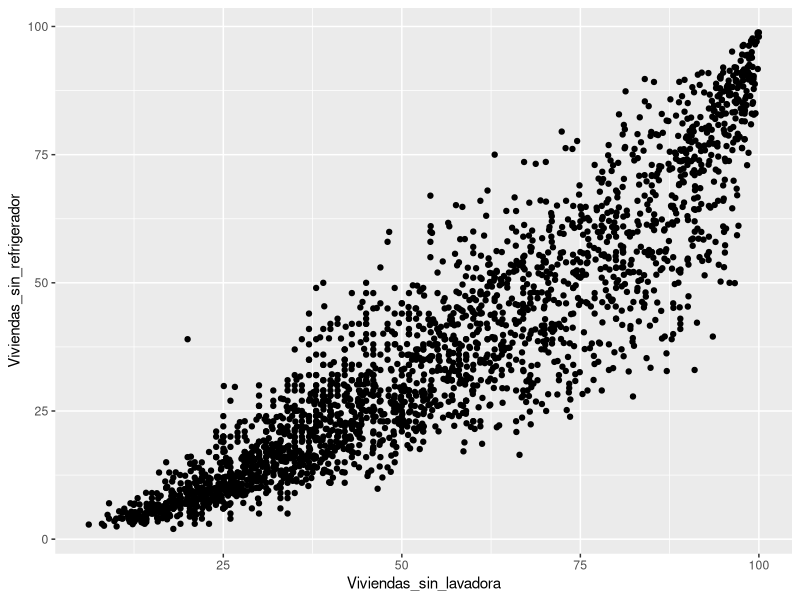
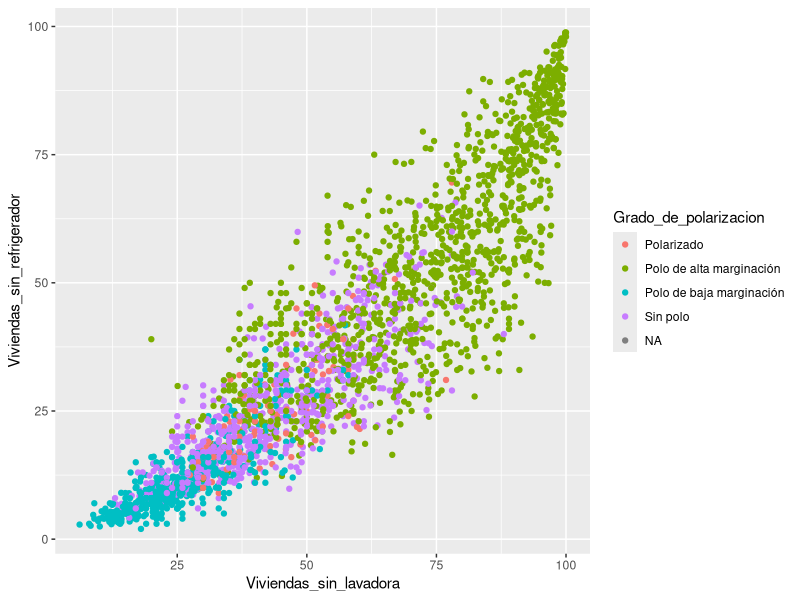
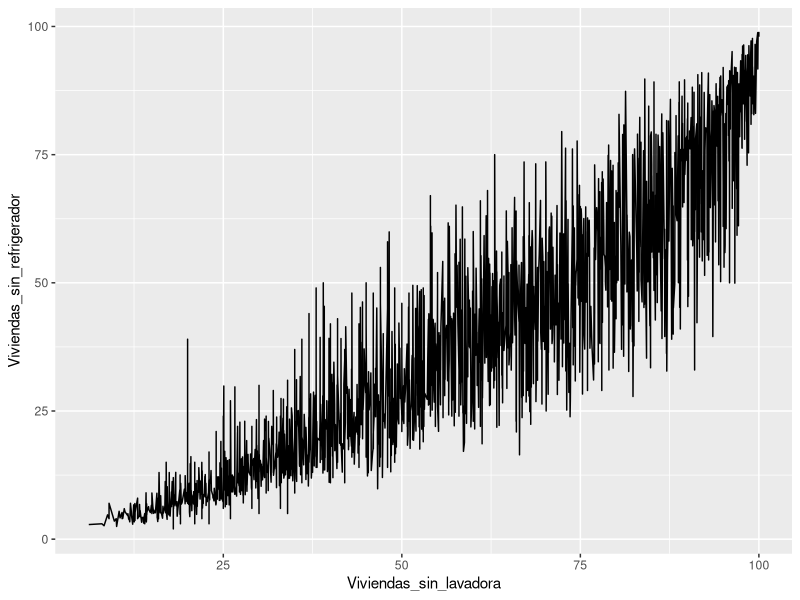
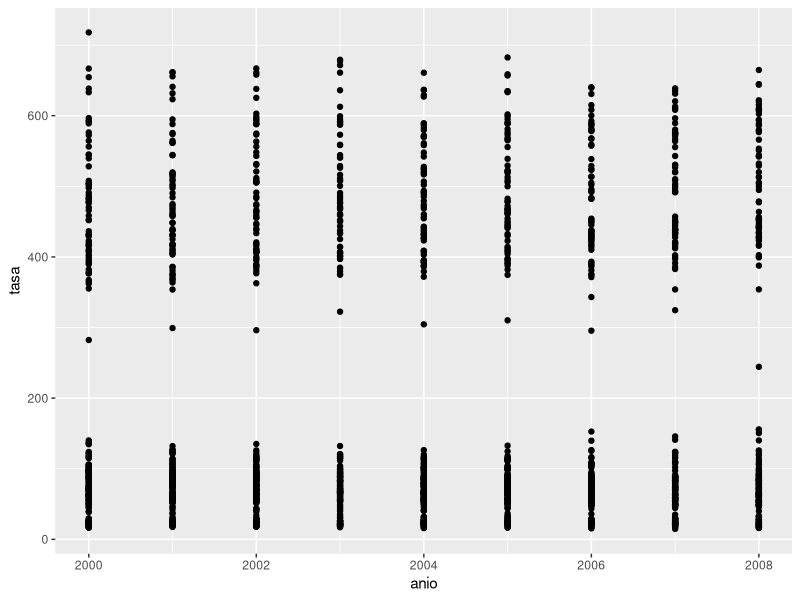
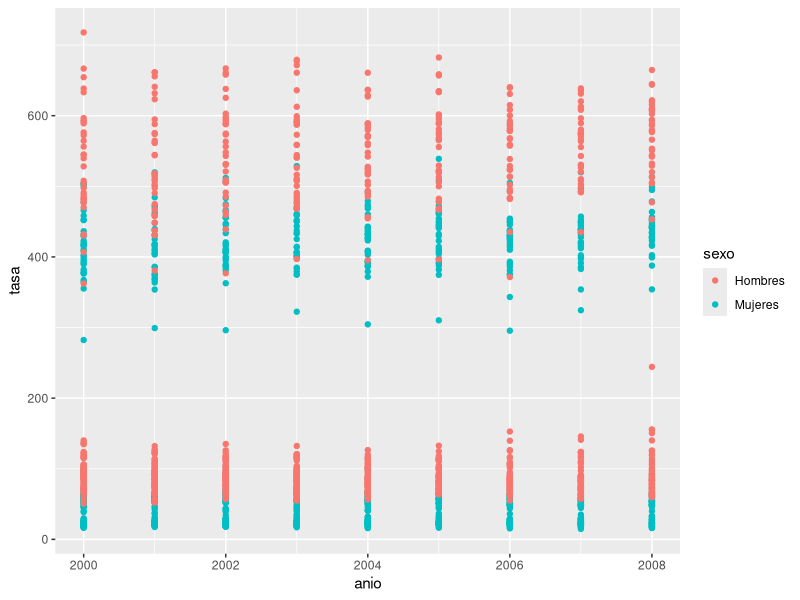
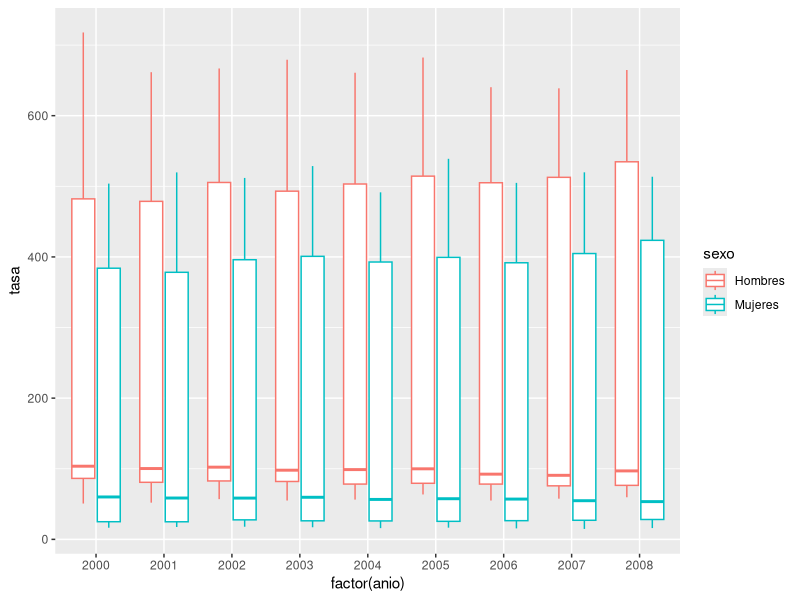
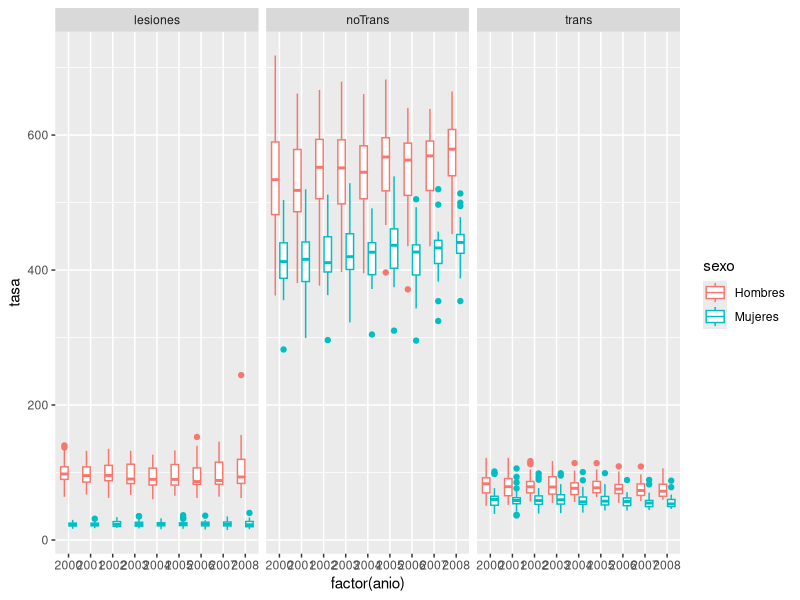
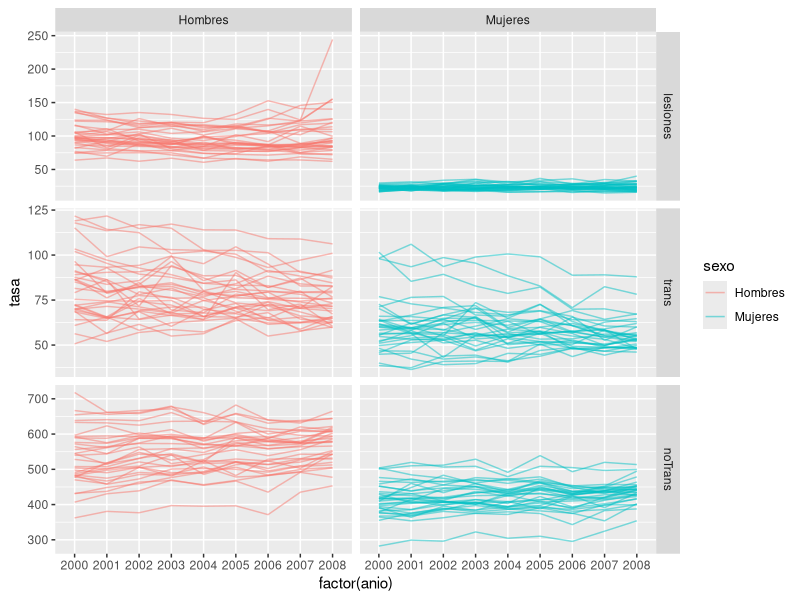

Reproduce these figures in R, in order.
## ---- chunk 1
knitr::opts_chunk$set(echo = TRUE)
## ---- chunk 2
library(readr)
## ---- chunk 3
cohesion_rezago <- read_csv("data/cohesion_rezago_social.csv")
## ---- chunk 4
head(cohesion_rezago)
## ---- chunk 5
library(ggplot2)
## ---- chunk 6
ggplot(data = cohesion_rezago) + 
  geom_point(mapping = aes(x = Viviendas_sin_lavadora, y = Viviendas_sin_refrigerador)) 
## ---- chunk 7
ggplot(data = cohesion_rezago) + 
  geom_point(mapping = aes(x = Viviendas_sin_lavadora, 
      y = Viviendas_sin_refrigerador, color = Grado_de_polarizacion)) 
## ---- chunk 8
ggplot(cohesion_rezago, aes(x = Viviendas_sin_lavadora, 
      y = Viviendas_sin_refrigerador)) + 
    geom_line() 
## ---- chunk 9
mortalidad <- read_csv("data/mortalidad.csv")
ggplot(mortalidad, aes(x = anio, y = tasa)) +
    geom_point()
## ---- chunk 10
ggplot(mortalidad, aes(x = anio, y = tasa, color = sexo)) +
    geom_point()
## ---- chunk 11
ggplot(mortalidad, aes(x = factor(anio), y = tasa, color = sexo)) +
    geom_boxplot() 
## ---- chunk 12
ggplot(mortalidad, aes(x = factor(anio), y = tasa, color = sexo)) +
    geom_boxplot() +
    facet_wrap(~ tipo)
## ---- chunk 13
ggplot(mortalidad, aes(x = factor(anio), y = tasa, color = sexo, group = edo)) +
    geom_path(alpha = 0.5) +
    facet_grid(reorder(tipo, tasa) ~ sexo, scales = "free_y")
## ---- chunk 14
library(dplyr)
mortalidad_2008 <- filter(mortalidad, anio == 2008)
mortalidad_2008_gpd <- group_by(mortalidad_2008, tipo, sexo)
edos_mortalidad_mayor <- top_n(mortalidad_2008_gpd, 1, tasa)
edos_mortalidad_menor <- top_n(mortalidad_2008_gpd, 1, -tasa)


ggplot(data = mortalidad, aes(x = factor(anio), y = tasa, color = sexo, 
    group = edo)) +
    geom_path(alpha = 0.5) +
    geom_text(data = edos_mortalidad_mayor, aes(x = factor(anio), y = tasa, 
        label = edo), size = 2.5, hjust = 1, vjust = 0, color = "black") +
    geom_text(data = edos_mortalidad_menor, aes(x = factor(anio), y = tasa, 
        label = edo), size = 2.5, hjust = 1, vjust = 0, color = "black") +
    facet_grid(tipo ~ sexo, scales = "free_y") +     
    theme(axis.text.x = element_text(angle = 90, hjust = 1))

## ---- chunk 15
filter(cohesion_rezago, Grado_rezago_social == "Muy alto")
## ---- chunk 16
mutate(cohesion_rezago, Pob_miles = Poblacion / 1000) 
## ---- chunk 17
summarise(cohesion_rezago, media_pob = mean(Poblacion, na.rm = TRUE))
## ---- chunk 18
summarise(cohesion_rezago, media_pob = mean(Poblacion, na.rm = TRUE), 
    mediana_pob = mean(Poblacion, na.rm = TRUE), 
    min_pob = min(Poblacion, na.rm = TRUE), 
    max_pob = max(Poblacion, na.rm = TRUE))
